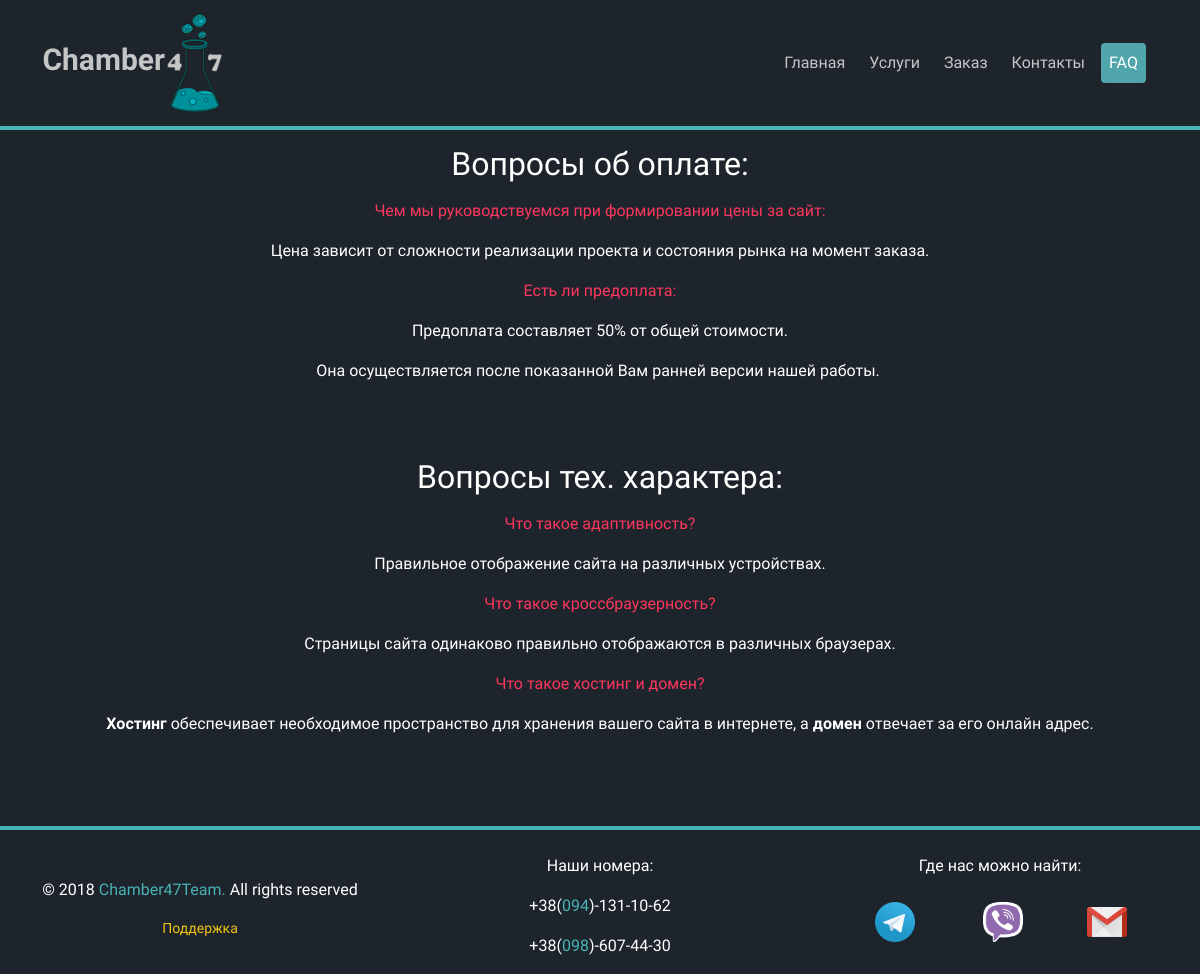
Page /main/faq on the committed database.
### main_app/models.py (models this page shows, shortened)
class FAQ(models.Model):
    class Meta:
        ordering = ['section']
        verbose_name = 'Вопрос/Ответ'
        verbose_name_plural = 'Вопросы/Ответы'
    section = models.CharField(max_length=100, db_index=True, verbose_name='Название раздела')
    description = RichTextUploadingField(blank=True, verbose_name='Описание')

### main_app/views.py (the view)
# urls.py: path('faq', views.faq, name='faq'),
def faq(request):
    faq_elements = FAQ.objects.all()
    return render(request, 'main_app/f_a_q.html', {
        'faq_elements': faq_elements
    })

### templates/main_app/f_a_q.html (shortened to what this page needs)
{% extends 'base.html' %}
    {% block main_menu %}
        <li class="nav-item">
            <a class="nav-link" href="{% url 'main_app:index' %}">Главная</a>
        </li>
        <li class="nav-item">
            <a class="nav-link" href="{% url 'main_app:service_list' %}">Услуги</a>
        </li>
        <li class="nav-item">
            <a class="nav-link" href="{% url 'forms_app:order' %}">Заказ</a>
        </li>
        <li class="nav-item">
            <a class="nav-link" href="{% url 'main_app:contacts' %}">Контакты</a>
        </li>
        <li class="nav-item  active">
            <a class="nav-link" href="{% url 'main_app:faq' %}">FAQ</a>
        </li>
    {% endblock %}
    {% block content %}
        {% for faq in faq_elements %}
            <div class="col-12" align="center">
                <h2>{{ faq.section }}</h2>
                {% autoescape off %}
                    <p>{{ faq.description }}</p>
                {% endautoescape %}
            </div>
        {% endfor %}
    {% endblock %}

### rows in the picture
FAQ: section "Вопросы об оплате:", description "Чем мы руководствуемся при формировании цены за сайт: Цена зависит от сложности реализации проекта и состояния рынка на момент заказа. Есть ли предоплата: Предоплата составляет 50% от общей стоимости. Она осуществляется после показанной Вам ранней версии нашей работы."
FAQ: section "Вопросы тех. характера:", description "Что такое адаптивность? Правильное отображение сайта на различных устройствах. Что такое кроссбраузерность? Страницы сайта одинаково правильно отображаются в различных браузерах. Что такое хостинг и домен? Хостинг обеспечивает необходимое пространство для хранения вашего сайта в интернете, а домен отвечает за его онлайн адрес."
